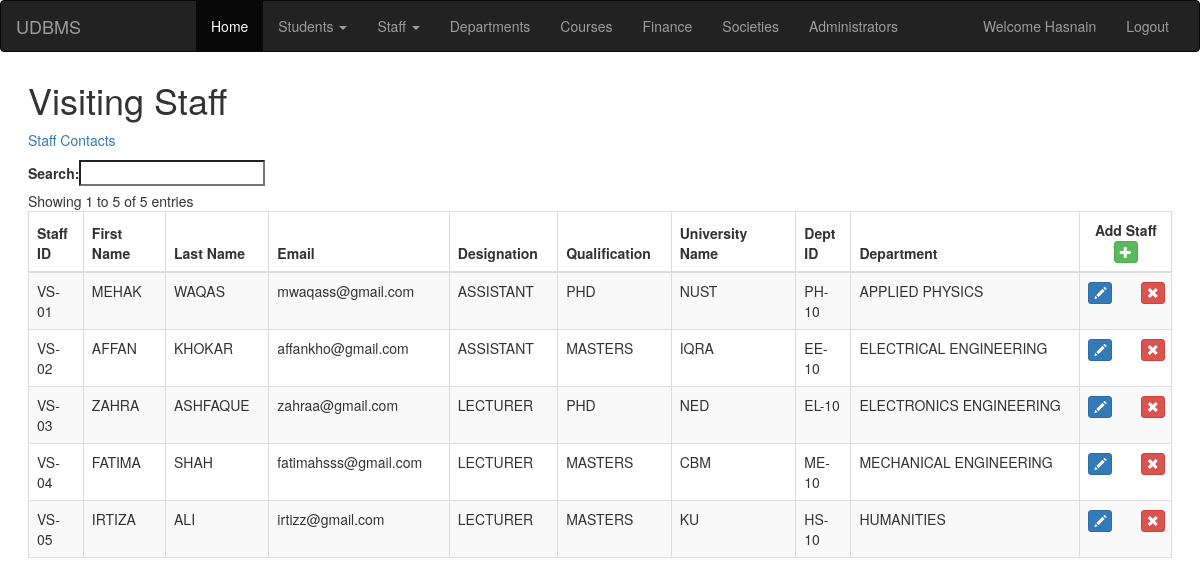
The page /visitingstaff.php (signed in) on the database its author committed.
### tables this page shows
CREATE TABLE `visitingstaff` (
  `STAFF_ID` varchar(10) NOT NULL,
  `FNAME` text NOT NULL,
  `LNAME` text NOT NULL,
  `EMAIL` varchar(40) NOT NULL,
  `DESIGNATION` text NOT NULL,
  `QUALIFICATION` text NOT NULL,
  `UNI_NAME` text NOT NULL,
  `DEPT_ID` varchar(10) NOT NULL
);

CREATE TABLE `department` (
  `DEPT_ID` varchar(10) NOT NULL,
  `NAME` text NOT NULL
);

### visitingstaff.php (the view, shortened to what this page needs)
<!DOCTYPE html>
<html lang="en">
<head>
<link rel="stylesheet" href="https://maxcdn.bootstrapcdn.com/bootstrap/3.3.7/css/bootstrap.min.css">
<link rel='stylesheet' href='https://cdn.datatables.net/1.10.12/css/dataTables.bootstrap.min.css'>
<link rel='stylesheet' href='https://cdn.datatables.net/buttons/1.2.2/css/buttons.bootstrap.min.css'>
</head>
<body>
<?php include 'navigation.php' ?>
<div class="content">
<h1>Visiting Staff</h1>
<p><a href="staffcontacts.php">Staff Contacts</a></p>
<table id="example" class="table table-striped table-bordered" cellspacing="0" width="100%">
	<thead>
		<tr>
        <th>Staff ID</th>
        <th>First Name</th>
        <th>Last Name</th>
        <th>Email</th>
        <th>Designation</th>
        <th>Qualification</th>
        <th>University Name</th>
        <th>Dept ID</th>
        <th>Department</th>
        <th style="text-align:center;width:100px;">Add Staff <button type="button" class="btn btn-success btn-xs" data-toggle="modal" data-target="#addModal">
					<span class="glyphicon glyphicon-plus" aria-hidden="true"></span>
			</button></th>
		</tr>
	</thead>
	<tbody>
    <?php
        include 'connect.php';
        $sql = "SELECT * FROM VISITINGSTAFF";
        $result = $db->query($sql);
        if ($result->num_rows > 0) {
            while($row = $result->fetch_assoc()) {
              echo "<tr>";
              echo "<td>".$row["STAFF_ID"]."</td>";
              echo "<td>".$row["FNAME"]."</td>";
              echo "<td>".$row["LNAME"]."</td>";
              echo "<td>".$row["EMAIL"]."</td>";
              echo "<td>".$row["DESIGNATION"]."</td>";
              echo "<td>".$row["QUALIFICATION"]."</td>";
              echo "<td>".$row["UNI_NAME"]."</td>";
              echo "<td>".$row["DEPT_ID"]."</td>";
              $id = $row["DEPT_ID"];
              $q = "SELECT NAME FROM DEPARTMENT WHERE DEPT_ID='$id'";
              $dept = $db->query($q);
              $dept = $dept->fetch_assoc();
              echo "<td>".$dept["NAME"]."</td>";
				    echo
              '<td>
               <div class="row">
                <div class="col-xs-6 text-left">
                  <div class="previous">
                <button id="editbtn" type="button" class="editbtn btn btn-primary btn-xs" data-toggle="modal" data-target="editModal">
                  <span class="glyphicon glyphicon-pencil" aria-hidden="true"></span>
                </button>
                </div>
              </div>
              <div class="col-xs-6 text-right">
            <div class="next">
              <form method="post" action="updatevisitstaff.php" class="inline">
              <input type="hidden" name="Staffid" value="'.$row["STAFF_ID"].'">
              <button type="submit" name="delete" class="btn btn-danger btn-xs dt-delete" onclick="clicked(event)">
                <span class="glyphicon glyphicon-remove" aria-hidden="true"></span>
              </button>
              </form>
              </div>
              </div>
            </div>
              </td>';
            echo "</tr>";
            }
        }
        else {
            echo "0 results";
        }
        ?>
    </tbody>
</table>
</div>
</body>
</html>

### visitingstaff.php (style rules this page uses)
.content { margin:2em; }
td:last-child { text-align:center; }

### rows shown on the page
visitingstaff: STAFF_ID "VS-01", FNAME "MEHAK", LNAME "WAQAS", EMAIL "mwaqass@gmail.com", DESIGNATION "ASSISTANT", QUALIFICATION "PHD", UNI_NAME "NUST", DEPT_ID "PH-10", DEPT_ID.NAME "APPLIED PHYSICS"
visitingstaff: STAFF_ID "VS-02", FNAME "AFFAN", LNAME "KHOKAR", EMAIL "affankho@gmail.com", DESIGNATION "ASSISTANT", QUALIFICATION "MASTERS", UNI_NAME "IQRA", DEPT_ID "EE-10", DEPT_ID.NAME "ELECTRICAL ENGINEERING"
visitingstaff: STAFF_ID "VS-03", FNAME "ZAHRA", LNAME "ASHFAQUE", EMAIL "zahraa@gmail.com", DESIGNATION "LECTURER", QUALIFICATION "PHD", UNI_NAME "NED", DEPT_ID "EL-10", DEPT_ID.NAME "ELECTRONICS ENGINEERING"
visitingstaff: STAFF_ID "VS-04", FNAME "FATIMA", LNAME "SHAH", EMAIL "fatimahsss@gmail.com", DESIGNATION "LECTURER", QUALIFICATION "MASTERS", UNI_NAME "CBM", DEPT_ID "ME-10", DEPT_ID.NAME "MECHANICAL ENGINEERING"
visitingstaff: STAFF_ID "VS-05", FNAME "IRTIZA", LNAME "ALI", EMAIL "irtizz@gmail.com", DESIGNATION "LECTURER", QUALIFICATION "MASTERS", UNI_NAME "KU", DEPT_ID "HS-10", DEPT_ID.NAME "HUMANITIES"

### other values the page prints
$_SESSION['username'] "Hasnain"
